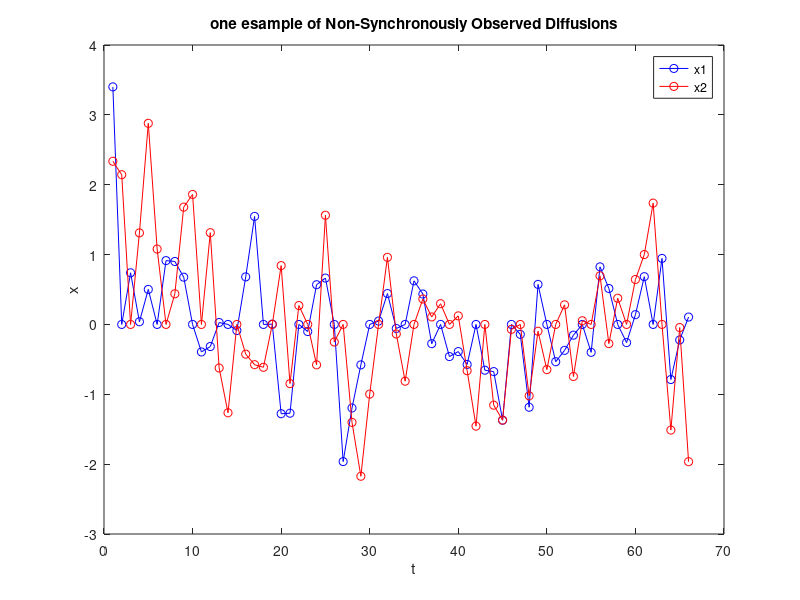

The MATLAB script that drew this image: (Note: this script raises an error after producing the figure.)
%% MLPMCMC with diffusion bridge, estimating the diffusion coefficient
%EM observation regular bserved


close all;
clear;
clc;
format long
%rng(1)

%T = 100;
%L = 10;
% Time
T = 65;
L = 18;
delta = 2^(-L); %step size
nh = 1/delta;
nl = T*2^L; 

% parameters 
%A should be positive definite
A = [0.8,0.2;-0.3,0.8];
x0 = randn(2,1)+3;
R = chol(eye(2) * delta);
%{
dW = cell(nl,1);
for i = 1:nl
    dW{i,1} = R * randn(2,1);
end
X = zeros(2, T+1);
X(:,1) = x0;
%}

%generating data
COV = [1,0.5; 0.5,1];
Sigma = sqrtm(COV);
rho = 0.5;
%{
for k = 1: T
    v = X(:,k);
    for i = 1:nh
        v = v-(A*delta)*v + Sigma*dW{(k-1)*nh +i,1};
    end
    X(:,k+1) = v;
end
X(1,2:4:T) = 0;
X(2,3:4:T) = 0;
%}


load('X_18.mat');
%X(1,T) = 0;
%X(2,T) = 0;

figure;
plot(1:T+1,  X(1,:), 'b-o');
hold on
plot(1:T+1,  X(2,:), 'r-o');
hold off
xlabel('t')
ylabel('x')
legend('x1','x2')
title('one esample of Non-Synchronously Observed Diffusions')


%NP = 150;
NP = 50;
NP_1 = 30;
%Lmin = 9;
%LP = 14;
Lmin = 5;
LP =7;
% discretization size
hl = zeros(LP - Lmin + 1, 1);
hl(1) = 2^(-Lmin);
for l = 1:LP- Lmin
    hl(l+1) = 2^(-l- Lmin);
end

%number of iterations for each level
%Nl =  floor(20 * 2^(2*LP) * hl.*KL + 800);
Nl = [5000,5000,5000];
%store the acceptance rate
Aln = zeros(LP - Lmin + 1, 1);
Theta_trace = cell(LP - Lmin + 1, 1);
Theta_trace_1 = cell(LP - Lmin,1);
Theta_trace_2 = cell(LP - Lmin,1);

Theta_traceN = cell(LP - Lmin + 1, 1);
Theta_trace_1N = cell(LP - Lmin,1);
Theta_trace_2N = cell(LP - Lmin,1);

%mean of theta over iterations
ML_Theta_trace = cell(LP - Lmin + 1, 1);
%weights for finer and corse level        
H1_trace = cell(LP - Lmin, 1);
H2_trace = cell(LP - Lmin, 1);

for k = 1 : LP - Lmin + 1
    Theta_trace{k, 1} = zeros(Nl(k),3);
    Theta_traceN{k,1} = zeros(Nl(k),3);
    ML_Theta_trace{k, 1} = zeros(Nl(k),3);
end

for i = 1:LP - Lmin
    Theta_trace_1{i,1} = zeros(Nl(i+1),3);
    Theta_trace_2{i,1} = zeros(Nl(i+1),3);

    Theta_trace_1N{i,1} = zeros(Nl(i+1),3);
    Theta_trace_2N{i,1} = zeros(Nl(i+1),3);

    H1_trace{i,1} = zeros(Nl(i+1),1);
    H2_trace{i,1} = zeros(Nl(i+1),1);
end


%initial theta values and parameters
%Theta_A = [1.02,0.26,-0.28,0.7];
%Theta_A = [0.9,0.2,-0.3,0.6];
Theta_A = [-0.1, -0.1, 0.5];
% sigma1 and sigma2 should always be positive
tic;
%PMMH at L = Lmin
Theta_A_p = Theta_A;
% sigma1 and sigma2 should always be positive
Theta_SIG_p = [exp(Theta_A_p(1)),exp(Theta_A_p(2)), 2/(1+exp(-Theta_A_p(3))) -1];

Z = PF_DB(Lmin, NP, T, X, A(1,1), A(1,2), A(2,1),A(2,2), Theta_SIG_p(1),Theta_SIG_p(2),Theta_SIG_p(3));
lZ = Z;
l_pos_Theta_A_p = l_posterior(Theta_A_p, lZ);

N_count = 0;
N_count_last = 0;
%Sigma_A = 0.3*diag([0.8,0.6,0.6,0.8]);
Sigma_A = 0.5*diag([0.6,0.6,0.9]);
Sigma_A1 = 0.35*diag([0.6,0.6,0.9]);
for iter = 1:Nl(1)
 
    if mod(iter, 1) == 0
        fprintf('iter = %f\n', iter);
        disp(['current AC = ', num2str(N_count/(iter))]);
        disp(['current new AC = ', num2str((N_count - N_count_last)/(mod(iter,50)+1))]);

    end
    if mod(iter, 50) == 0
        N_count_last = N_count;
    end

   
    Theta_A_prime1 = Theta_A_p;
    Theta_A_prime1 = mvnrnd(Theta_A_prime1, Sigma_A*Sigma_A');
    Theta_A_prime = Theta_A_prime1;
    Theta_SIG_prime = [exp(Theta_A_prime(1)), exp(Theta_A_prime(2)), 2/(1+exp(-Theta_A_prime(3)))-1];

    Z_prime = PF_DB(Lmin, NP, T, X, ...
            A(1,1),A(1,2),A(2,1),A(2,2), Theta_SIG_prime(1),Theta_SIG_prime(2),Theta_SIG_prime(3));
    lZ_prime = Z_prime;
    l_pos_Theta_A_prime = l_posterior(Theta_A_prime, lZ_prime);
    
    
    alpha = min(0, l_pos_Theta_A_prime - l_pos_Theta_A_p);
    U = log(rand);
    if U < alpha
        Theta_A_p = Theta_A_prime;
        Theta_SIG_p = Theta_SIG_prime;
        lZ = lZ_prime;
        l_pos_Theta_A_p = l_pos_Theta_A_prime;
        Theta_trace{1, 1}(iter,:) = Theta_A_prime; 
        N_count = N_count + 1;
        
    else
        Theta_trace{1, 1}(iter,:) = Theta_A_p; 
        lZ = PF_DB(Lmin, NP, T, X, A(1,1),A(1,2),A(2,1),A(2,2), Theta_SIG_p(1),Theta_SIG_p(2),Theta_SIG_p(3));
        l_pos_Theta_A_p = l_posterior(Theta_A_p, lZ);
    end 
end

Aln(1,1) = N_count / Nl(1);
toc;

H1_sum = 0;
H2_sum = 0;
tic;
%mlpmmh

for l = 1:LP - Lmin 

    level = l + Lmin;
    fprintf('level = %f\n', level);

    Theta_l = mean(Theta_trace{1,1});
    Theta_SIG_l = [exp(Theta_l(1)),exp(Theta_l(2)),2/(1+exp(-Theta_l(3)))-1];
    
    %Theta_l = Theta_A;
    %Theta_l = [0.909931112401148   0.731373870754993  -0.430673287516278   1.062162701066439];
    [H1_l, H2_l, G_l] = c_pf_db(level, NP_1, T, X, A(1,1),A(1,2),A(2,1),A(2,2), Theta_SIG_l(1),Theta_SIG_l(2),Theta_SIG_l(3));
    lG_l = G_l;
    l_pos_theta_l = l_posterior(Theta_l, lG_l);
    
    N_count_l = 0;
    for iter = 1:Nl(l+1)
        
        if mod(iter, 100) == 0
            fprintf('iter = %f\n', iter);
            fprintf('AR = %f\n', N_count_l/iter);
            fprintf('H1 average = %f\n', H1_sum/100);
            fprintf('H2 average = %f\n', H2_sum/100);
            %disp(['average theta = ', num2str(mean(Theta_trace((iter-99):iter-1,:),1))]);
            H1_sum = 0;
            H2_sum = 0;
            toc;
            tic;
        end
            
        Theta_l_prime1 = mvnrnd(Theta_l,Sigma_A1*Sigma_A1');
        Theta_l_prime = Theta_l_prime1;
        Theta_SIG_l_prime = [exp(Theta_l_prime(1)),exp(Theta_l_prime(2)), 2/(1+exp(-Theta_l_prime(3)))-1];
        
        [H1_lp, H2_lp, lG_lp] = c_pf_db(level, NP_1, T, X, A(1,1),A(1,2),A(2,1),A(2,2), Theta_SIG_l_prime(1),Theta_SIG_l_prime(2),Theta_SIG_l_prime(3));
        %lG_lp = G_lp;
        l_pos_theta_l_prime = l_posterior(Theta_l_prime, lG_lp);
        alpha_l = min(0, l_pos_theta_l_prime - l_pos_theta_l);

        H1_sum = H1_sum + H1_lp;
        H2_sum = H2_sum + H2_lp;
        Ul = log(rand);
        if Ul < alpha_l 

            Theta_l = Theta_l_prime;
            Theta_SIG_l = Theta_SIG_l_prime;
            
            Theta_trace{l+1, 1}(iter,:) = Theta_l_prime;
            lG_l = lG_lp;
            l_pos_theta_l = l_pos_theta_l_prime;
            H1_l = H1_lp;
            H2_l = H2_lp;
            H1_trace{l, 1}(iter,1) = H1_lp;
            H2_trace{l, 1}(iter,1) = H2_lp;
            N_count_l = N_count_l + 1;
        else
            Theta_trace{l+1, 1}(iter,:) = Theta_l; 
            [H1_l, H2_l, lG_l] = c_pf_db(level, NP_1, T, X, A(1,1),A(1,2),A(2,1),A(2,2), Theta_SIG_l(1),Theta_SIG_l(2),Theta_SIG_l(3));
            l_pos_theta_l = l_posterior(Theta_l, lG_l);
            H1_trace{l, 1}(iter,1) = H1_l;
            H2_trace{l, 1}(iter,1) = H2_l;
        end   
    end

        %{
        for i = 1:4      
            Theta_trace_1{l,1}(:,i) = Theta_trace{l+1,1}(:,i) .* (exp(H1_trace{l,1}(:,1)) / mean(exp(H1_trace{l,1}(:,1))));
            Theta_trace_2{l,1}(:,i) = Theta_trace{l+1,1}(:,i) .* (exp(H2_trace{l,1}(:,1)) / mean(exp(H2_trace{l,1}(:,1))));
            Theta_trace{l+1,1}(:,i) = Theta_trace{l+1,1}(:,i) .* (exp(H1_trace{l,1}(:,1)) / mean(exp(H1_trace{l,1}(:,1))) - exp(H2_trace{l,1}(:,1))/ mean(exp(H2_trace{l,1}(:,1))));
            ML_Theta_trace{l+1,1}(:,i) = cumsum(Theta_trace{l+1, 1}(:,i)) ./ (1:Nl(l+1))';
        end
        %}

        Aln(l+1,1) = N_count_l / Nl(l+1);
end

toc;

burnin = 50;
for ll = 1:LP - Lmin

    for i = 1:3      
        Theta_trace_1N{ll,1}(:,i) = Theta_trace{ll+1,1}(:,i) .* (exp(H1_trace{ll,1}(:,1)) / sum(exp(H1_trace{ll,1}(:,1))));
        Theta_trace_2N{ll,1}(:,i) = Theta_trace{ll+1,1}(:,i) .* (exp(H2_trace{ll,1}(:,1)) / sum(exp(H2_trace{ll,1}(:,1))));
        Theta_traceN{ll+1,1}(:,i) = Theta_trace{ll+1,1}(:,i) .* (exp(H1_trace{ll,1}(:,1)) / sum(exp(H1_trace{ll,1}(:,1))) - exp(H2_trace{ll,1}(:,1))/ sum(exp(H2_trace{ll,1}(:,1))));
        ML_Theta_trace{ll+1,1}(:,i) = cumsum(Theta_traceN{ll+1, 1}(:,i)) ./ (1:Nl(ll+1))';
    end
end

Theta_traceN{1,1} = mean(Theta_trace{1,1});

final_theta = Theta_traceN{1,1};
level_means = zeros(LP-Lmin, 3);

for i=1:3
    for j = 1:LP - Lmin
        final_theta(i) = final_theta(i) + sum(Theta_traceN{j+1,1}(burnin:end,i));
        level_means(j,i) = sum(Theta_traceN{j+1,1}(burnin:end,i));
    end
end
%}



Theta_all = Theta_trace{1,1} + Theta_trace{2,1} + Theta_trace{3,1};

figure
subplot(3,1,1)
plot(1:3:Nl(1), Theta_all(1:3:end,1), 'r--');
title('log(\sigma_1)');

subplot(3,1,2)
plot(1:3:Nl(1), Theta_all(1:3:end,2), 'r--');
title('log(\sigma_2)');

subplot(3,1,3)
plot(1:3:Nl(1), Theta_all(1:3:end,3), 'r--');
title('-log(2/(1+\rho)-1)');

% 调整子图间距
set(gcf, 'Position', [100 100 380 700]);
set(gcf, 'Units', 'normalized');
set(gcf, 'Position', [0.1 0.1 0.38 0.7]);


figure
histogram(H1_trace{1,1})

Theta_truth = [A(1,1),A(1,2),A(2,1),A(2,2),sqrt(COV(1,1)),sqrt(COV(2,2)),rho];
figure
plot(1:Nl(1), Theta_trace{1,1}(:,1), 'r--');
hold on
plot([1, Nl(1)], [Theta_truth(1), Theta_truth(1)]);
hold on 
plot(1:Nl(1), cumsum(Theta_trace{1,1}(:,1)) ./ (1:Nl(1))', 'b-*')
title('sig1')
hold off

figure
plot(1:Nl(1), Theta_trace{1,1}(:,2), 'r--');
hold on
plot([1, Nl(1)], [Theta_truth(2), Theta_truth(2)]);
title('sig2')
hold off

figure
plot(1:Nl(1), Theta_trace{1,1}(:,3), 'r--');
hold on
plot([1, Nl(1)], [Theta_truth(3), Theta_truth(3)]);
title('rho')
hold off




for l = 1:LP-Lmin
figure
plot(burnin:Nl(l+1), Theta_traceN{l+1,1}(burnin:end,1), 'r--')
title(['MLPMMH increments l = ', num2str(l+1)])
%legend('L','theta')
hold off
figure
plot(burnin:Nl(l+1), Theta_traceN{l+1,1}(burnin:end,2), 'r--')
title(['MLPMMH increments l = ', num2str(l+1)])
%legend('L','theta')
hold off
figure
plot(burnin:Nl(l+1), Theta_traceN{l+1,1}(burnin:end,3), 'r--')
title(['MLPMMH increments l = ', num2str(l+1)])
%legend('L','theta')
hold off
end

%particle filter using diffusion bridge
function z = PF_DB(L, NP, T, X,A1,A2,A3,A4,SIG1,SIG2,rho)
    hl = 2^(-L);
    nl = 2^L;
    %nt = T/hl;
    %Rh = chol(eye(2) * hl);
    A  = [A1,A2;A3,A4];
    
    X_est = zeros(NP,2,T+1);
    X_est(:,1,1) = X(1,1) * ones(NP,1);
    X_est(:,2,1) = X(2,1) * ones(NP,1);
    Cova = [SIG1^2,rho*SIG1*SIG2;rho*SIG1*SIG2,SIG2^2];
    Cova_Inv = Cova^(-1);
    lGL1 = zeros(NP,T);
    lGL2 = zeros(NP,T);
    lGL3 = zeros(NP,T);
    lGL = zeros(NP,T);
    lGL_star = zeros(1,T);
    for k = 1:T
        XK = zeros(NP,2);
        XKM = zeros(NP,2);
        %update x_{k+1}
        %the first observation is missed
        %simulate x^1_{k+1}conditional on X^2_{k+1} and X_k
        XKM(:,1) = X_est(:,1,k);
        XKM(:,2) = X_est(:,2,k);
        if X(1,k+1) == 0 && X(2,k+1) ~= 0
            X_est(:,2,k+1) = X(2,k+1) * ones(NP,1);
            %generate the first comnent from f_hat (browanian motion delta_t = 1)
            X_est(:,1,k+1) = sqrt((1-rho^2))*SIG1*0.1*randn(NP,1) + X_est(:,1,k) + rho*SIG1/SIG2* (X_est(:,2,k+1)-X_est(:,2,k));
            XK(:,1) = X_est(:,1,k+1);
            XK(:,2) = X_est(:,2,k+1);
            X_Bri = em_b(XKM, XK, L, NP, A1,A2,A3,A4,SIG1,SIG2,rho);
            %f_tilde from the brownian motion X_tk+1 ~ N(Xtk,Sigma*Sigma'*1)
            lGL1(:,k) = lG(XK,XKM,Cova);
            %h_hat, conditional density 
            lGL2(:,k) = -lG(X_est(:,1,k+1),X_est(:,1,k) + rho*SIG1/SIG2*(X_est(:,2,k+1)-X_est(:,2,k)),(1-rho^2)*SIG1^2*0.01);
            
            % the integral of L
            % if there is any way to replace the for loop
            
            for m = 0:nl-1
                lGL3(:,k) = lGL3(:,k) + diag(hl*(-A*X_Bri(:,:,m+1)')' * Cova_Inv*(XK-X_Bri(:,:,m+1))'/(1-m*hl));
            end
            %{
            for m = 0:nl-1
                for mm = 1:NP
                lGL3(mm,k) = lGL3(mm,k) + hl*(-A*X_Bri(mm,:,m+1)')' * Cova_Inv*(XK(mm,:)-X_Bri(mm,:,m+1))'/(1-m*hl);
                end
            end
            %}
            lGL(:,k) = lGL3(:,k)+lGL2(:,k)+lGL1(:,k);

        %the second observation is missed
        %simulate x^2_{k+1}conditional on X^1_{k+1} and X_k
        elseif X(2,k+1) == 0 && X(1, k+1) ~= 0
            X_est(:,1,k+1) = X(1,k+1) * ones(NP,1);
            %generate the second comnent from f_hat (browanian motion delta_t = 1)
            X_est(:,2,k+1) = sqrt((1-rho^2))*SIG2*0.1*randn(NP,1) + X_est(:,2,k) + rho*SIG2/SIG1* (X_est(:,1,k+1)-X_est(:,1,k));
            XK(:,1) = X_est(:,1,k+1);
            XK(:,2) = X_est(:,2,k+1);
            X_Bri = em_b(XKM, XK, L, NP, A1,A2,A3,A4,SIG1,SIG2,rho);
            %f_tilde from the brownian motion X_tk+1 ~ N(Xtk,Sigma*Sigma'*1)
            lGL1(:,k) = lG(XK,XKM,Cova);
            %h_hat, conditional density 
            lGL2(:,k) = -lG(X_est(:,2,k+1),X_est(:,2,k) + rho*SIG2/SIG1*(X_est(:,1,k+1)-X_est(:,1,k)),(1-rho^2)*SIG2^2*0.01);
            %
            for m = 0:nl-1
                lGL3(:,k) = lGL3(:,k) + hl*diag((-A*X_Bri(:,:,m+1)')' * Cova_Inv*(XK-X_Bri(:,:,m+1))'/(1-m*hl));
            end
            %{

            for m = 0:nl-1
                for mm = 1:NP
                    lGL3(mm,k) = lGL3(mm,k) + hl*(-A*X_Bri(mm,:,m+1)')' * Cova_Inv*(XK(mm,:)-X_Bri(mm,:,m+1))'/(1-m*hl);
                end
            end
            %}
            lGL(:,k) = lGL3(:,k)+lGL2(:,k)+lGL1(:,k);
        %no missing components
        elseif X(2,k+1) ~= 0 && X(1, k+1) ~= 0
            X_est(:,1,k+1) = X(1,k+1)*ones(NP,1);
            X_est(:,2,k+1) = X(2,k+1)*ones(NP,1);
            XK(:,1) = X_est(:,1,k+1);
            XK(:,2) = X_est(:,2,k+1);
            X_Bri = em_b(XKM, XK, L, NP, A1,A2,A3,A4,SIG1,SIG2,rho);
            %f_tilde from the brownian motion X_tk+1 ~ N(Xtk,Sigma*Sigma'*1)
            lGL1(:,k) = lG(XK,XKM,Cova);
            %h_hat, conditional density 
            lGL2(:,k) = 0;
            
            % the integral of L
            % if there is any way to replace the for loop
            %
            for m = 0:nl-1
                lGL3(:,k) = lGL3(:,k) + hl*diag((-A*X_Bri(:,:,m+1)')' * Cova_Inv*(XK-X_Bri(:,:,m+1))'/(1-m*hl));
            end
            %{
            for m = 0:nl-1
                for mm = 1:NP
                lGL3(mm,k) = lGL3(mm,k) + hl*(-A*X_Bri(mm,:,m+1)')' * Cova_Inv*(XK(mm,:)-X_Bri(mm,:,m+1))'/(1-m*hl);
                end
            end
            %}
            lGL(:,k) = lGL3(:,k)+lGL2(:,k)+lGL1(:,k);
        end
        GL0 = exp(lGL(:,k) - max(lGL(:,k)));
        lGL_star(1,k)= log(sum(GL0)) + max(lGL(:,k));
        GLL = GL0 / sum(GL0);
        
   

        I = resampleSystematic( GLL);
        X_est(:,1,1:k) = X_est(I, 1,1:k);
        X_est(:,2,1:k) = X_est(I, 2,1:k); 
            
       
    end
    %{
    % the last point
    XK(:,:) = (chol(Cova)*randn(NP, 2)')' + XKM;
    X_Bri = em_b(XKM, XK, L, NP, A1,A2,A3,A4,SIG1,SIG2,rho);
    %f_tilde from the brownian motion X_tk+1 ~ N(Xtk,Sigma*Sigma'*1)
    lGL1(:,T) = lG(XK,XKM,Cova);
    %h_hat, conditional density 
    lGL2(:,T) = -lG(XK,XKM,Cova);
    
    % the integral of L
    % if there is any way to replace the for loop
    for m = 0:nl-1
        lGL3(:,T) = lGL3(:,T) + diag(hl*(A*X_Bri(:,:,m+1)')' * Cova^(-1)*(XK-X_Bri(:,:,m+1))'/(1-m*hl));
    end
    lGL(:,T) = lGL3(:,T)+lGL2(:,T)+lGL1(:,T);
    GL0 = exp(lGL(:,T) - max(lGL(:,T)));
    lGL_star(1,T)= log(sum(GL0)) + max(lGL(:,T));
    %}
     
    %z = exp(log(GLL) + T * log(1/N) + sum(lGL_star));  
    z = T * log(1/NP) + sum(lGL_star);
end


% the auxillary diffusion is dx_t = sqrtm(Cov)*dW_t with fixed starting point, 
% then in a unit interval[t-1,t], x_t ~ N(x_{t-1}, Cov),we use the conditional transition density
% of the auxillary diffusion to sample the missing observations.

%Euler discretization of the diffusion bridge
function X_bridge = em_b(X_start, X_end, L, N, a11,a12,a21,a22,sigma1,sigma2,rho)
    hh = 2^-L;
    nh = 2^L;
    X_bridge = zeros(N,2,nh);
    X_bridge(:,:,1) = X_start;
    %XU = X_start; 
    R = chol(eye(2) * hh);
    dW = zeros(N,2,nh);
    for m = 1:nh-1
        dW(:,:,m) = (R*randn(N,2)')';
    end
    SIG = sqrtm([sigma1^2,rho*sigma1*sigma2;rho*sigma1*sigma2,sigma2^2]);
    for ii = 1:nh-1 
        X_bridge(:,:,ii+1) = X_bridge(:,:,ii) - ([a11,a12;a21,a22]*X_bridge(:,:,ii)')'*hh + (X_end-X_bridge(:,:,ii))/(1-(ii-1)*hh)*hh + (SIG*dW(:,:,ii)')';
    end
end


function [lwf, lwc, cz] = c_pf_db(L, NP, T, X,A1,A2,A3,A4,SIG1,SIG2,rho)
    hlf = 2^(-L);
    nlf = 2^L;
    hlc = 2^(-(L-1));
    nlc = 2^(L-1);
    A  = [A1,A2;A3,A4];
    
    Xf_est = zeros(NP,2,T+1);
    Xf_est(:,1,1) = X(1,1) * ones(NP,1);
    Xf_est(:,2,1) = X(2,1) * ones(NP,1);

    Xc_est = zeros(NP,2,T+1);
    Xc_est(:,1,1) = X(1,1) * ones(NP,1);
    Xc_est(:,2,1) = X(2,1) * ones(NP,1);

    Cova = [SIG1^2,rho*SIG1*SIG2;rho*SIG1*SIG2,SIG2^2];
    Cova_Inv = Cova^(-1);
    lGLf1 = zeros(NP,T);
    lGLf2 = zeros(NP,T);
    lGLf3 = zeros(NP,T);
    lGLf = zeros(NP,T);

    lGLc1 = zeros(NP,T);
    lGLc2 = zeros(NP,T);
    lGLc3 = zeros(NP,T);
    lGLc = zeros(NP,T);

    lGLJ = zeros(NP,T);
    lGL_star = zeros(1,T);
    lwf = 0;
    lwc = 0;
  
    
     for k = 1:T
        XKf = zeros(NP,2);
        XKMf = zeros(NP,2);
        XKc = zeros(NP,2);
        XKMc = zeros(NP,2);
        %update x_{k+1}
        %the first observation is missed
        %simulate x^1_{k+1}conditional on X^2_{k+1} and X_k
        XKMf(:,1) = Xf_est(:,1,k);
        XKMf(:,2) = Xf_est(:,2,k);
        XKMc(:,1) = Xc_est(:,1,k);
        XKMc(:,2) = Xc_est(:,2,k);
        if X(1,k+1) == 0 && X(2,k+1) ~= 0
            Xf_est(:,2,k+1) = X(2,k+1) * ones(NP,1);
            %generate the first comnent from f_hat (browanian motion delta_t = 1)
            Xf_est(:,1,k+1) = sqrt((1-rho^2))*SIG1*(0.1)*randn(NP,1) + Xf_est(:,1,k) + rho*SIG1/SIG2* (Xf_est(:,2,k+1)-Xf_est(:,2,k));
            XKf(:,1) = Xf_est(:,1,k+1);
            XKf(:,2) = Xf_est(:,2,k+1);

            Xc_est(:,2,k+1) = X(2,k+1) * ones(NP,1);
            %generate the first comnent from f_hat (browanian motion delta_t = 1)
            Xc_est(:,1,k+1) = sqrt((1-rho^2))*SIG1*(0.1)*randn(NP,1) + Xc_est(:,1,k) + rho*SIG1/SIG2* (Xc_est(:,2,k+1)-Xc_est(:,2,k));
            XKc(:,1) = Xc_est(:,1,k+1);
            XKc(:,2) = Xc_est(:,2,k+1);


            [Xf_Bri,Xc_Bri] = cou_em_b(XKMf, XKf, XKMc,XKc, L, NP, A1,A2,A3,A4,SIG1,SIG2,rho);
            %f_tilde from the brownian motion Xf_tk+1 ~ N(Xf_tk,Sigma*Sigma'*1)
            lGLf1(:,k) = lG(XKf,XKMf,Cova);
            %h_hat, conditional density 
            lGLf2(:,k) = -lG(Xf_est(:,1,k+1),Xf_est(:,1,k) + rho*SIG1/SIG2*(Xf_est(:,2,k+1)-Xf_est(:,2,k)),(1-rho^2)*SIG1^2*0.01);            
            % the integral of L
            % if there is any way to replace the for loop
            %
            for m1 = 0:nlf-1
                lGLf3(:,k) = lGLf3(:,k) + diag(hlf*(-A*Xf_Bri(:,:,m1+1)')' * Cova_Inv*(XKf-Xf_Bri(:,:,m1+1))'/(1-m1*hlf));
            end
            %{
            for m1 = 0:nlf-1
                for mm1 = 1:NP
                lGLf3(mm1,k) = lGLf3(mm1,k) + hlf*(-A*Xf_Bri(mm1,:,m1+1)')' * Cova_Inv*(XKf(mm1,:)-Xf_Bri(mm1,:,m1+1))'/(1-m1*hlf);
                end
            end
            %}
            lGLf(:,k) = lGLf3(:,k)+lGLf2(:,k)+lGLf1(:,k);

            lGLc1(:,k) = lG(XKc,XKMc,Cova);
            %h_hat, conditional density 
            lGLc2(:,k) = -lG(Xc_est(:,1,k+1),Xc_est(:,1,k) + rho*SIG1/SIG2*(Xc_est(:,2,k+1)-Xc_est(:,2,k)),(1-rho^2)*SIG1^2*0.01);            
            % the integral of L
            % if there is any way to replace the for loop
            %
            for m2 = 0:nlc-1
                lGLc3(:,k) = lGLc3(:,k) + hlc*diag((-A*Xc_Bri(:,:,m2+1)')' * Cova_Inv*(XKc-Xc_Bri(:,:,m2+1))'/(1-m2*hlc));
            end
            %{
            for m2 = 0:nlc-1
                for mm2 = 1:NP
                lGLc3(mm2,k) = lGLc3(mm2,k) + hlc*(-A*Xc_Bri(mm2,:,m2+1)')' * Cova_Inv*(XKc(mm2,:)-Xc_Bri(mm2,:,m2+1))'/(1-m2*hlc);
                end
            end
            %}
            lGLc(:,k) = lGLc3(:,k)+lGLc2(:,k)+lGLc1(:,k);
            
            %lGLJ(:,k) = max(lGLf(:,k),lGLc(:,k));
            lGLJ(:,k) = log(0.5*exp(lGLf(:,k)) + 0.5*exp(lGLc(:,k)));
        %the second observation is missed
        %simulate x^2_{k+1}conditional on X^1_{k+1} and X_k
        elseif X(2,k+1) == 0 && X(1,k+1) ~= 0
            Xf_est(:,1,k+1) = X(1,k+1) * ones(NP,1);
            %generate the first comnent from f_hat (browanian motion delta_t = 1)
            Xf_est(:,2,k+1) = sqrt((1-rho^2))*SIG2*(0.1)*randn(NP,1) + Xf_est(:,2,k) + rho*SIG2/SIG1* (Xf_est(:,1,k+1)-Xf_est(:,1,k));
            XKf(:,1) = Xf_est(:,1,k+1);
            XKf(:,2) = Xf_est(:,2,k+1);

            Xc_est(:,1,k+1) = X(1,k+1) * ones(NP,1);
            %generate the first comnent from f_hat (browanian motion delta_t = 1)
            Xc_est(:,2,k+1) = sqrt((1-rho^2))*SIG2*(0.1)*randn(NP,1) + Xc_est(:,2,k) + rho*SIG2/SIG1* (Xc_est(:,1,k+1)-Xc_est(:,1,k));
            XKc(:,1) = Xc_est(:,1,k+1);
            XKc(:,2) = Xc_est(:,2,k+1);


            [Xf_Bri,Xc_Bri] = cou_em_b(XKMf, XKf, XKMc, XKc, L, NP, A1,A2,A3,A4,SIG1,SIG2,rho);
            %f_tilde from the brownian motion X_tk+1 ~ N(Xtk,Sigma*Sigma'*1)
            lGLf1(:,k) = lG(XKf,XKMf,Cova);
            %h_hat, conditional density 
            lGLf2(:,k) = -lG(Xf_est(:,2,k+1),Xf_est(:,2,k) + rho*SIG2/SIG1*(Xf_est(:,1,k+1)-Xf_est(:,1,k)),(1-rho^2)*SIG2^2*0.01);            
            % the integral of L
            % if there is any way to replace the for loop
            %
            for m1 = 0:nlf-1
                lGLf3(:,k) = lGLf3(:,k) + hlf*diag((-A*Xf_Bri(:,:,m1+1)')' * Cova_Inv*(XKf-Xf_Bri(:,:,m1+1))'/(1-m1*hlf));
            end
            %{

            for m1 = 0:nlf-1
                for mm1 = 1:NP
                lGLf3(mm1,k) = lGLf3(mm1,k) + hlf*(-A*Xf_Bri(mm1,:,m1+1)')' * Cova_Inv*(XKf(mm1,:)-Xf_Bri(mm1,:,m1+1))'/(1-m1*hlf);
                end
            end
            %}
            lGLf(:,k) = lGLf3(:,k)+lGLf2(:,k)+lGLf1(:,k);

            lGLc1(:,k) = lG(XKc,XKMc,Cova);
            %h_hat, conditional density 
            lGLc2(:,k) = -lG(Xc_est(:,2,k+1),Xc_est(:,2,k) + rho*SIG2/SIG1*(Xc_est(:,1,k+1)-Xc_est(:,1,k)),(1-rho^2)*SIG2^2*0.01);            
            % the integral of L
            % if there is any way to replace the for loop
            %
            for m2 = 0:nlc-1
                lGLc3(:,k) = lGLc3(:,k) + hlc*diag((-A*Xc_Bri(:,:,m2+1)')' * Cova_Inv*(XKc-Xc_Bri(:,:,m2+1))'/(1-m2*hlc));
            end
            %{
            for m2 = 0:nlc-1
                for mm2 = 1:NP
                lGLc3(mm2,k) = lGLc3(mm2,k) + hlc*(-A*Xc_Bri(mm2,:,m2+1)')' * Cova_Inv*(XKc(mm2,:)-Xc_Bri(mm2,:,m2+1))'/(1-m2*hlc);
                end
            end
            %}
            lGLc(:,k) = lGLc3(:,k)+lGLc2(:,k)+lGLc1(:,k);
            
            %lGLJ(:,k) = max(lGLf(:,k), lGLc(:,k));
            lGLJ(:,k) = log(0.5*exp(lGLf(:,k)) + 0.5*exp(lGLc(:,k)));
        %the second observation is missed
        %simulate x^2_{k+1}conditional on X^1_{k+1} and X_k
        %no missing components
        elseif  X(2,k+1) ~= 0 && X(1,k+1) ~= 0
            Xf_est(:,1,k+1) = X(1,k+1)*ones(NP,1);
            Xf_est(:,2,k+1) = X(2,k+1)*ones(NP,1);
            XKf(:,1) = Xf_est(:,1,k+1);
            XKf(:,2) = Xf_est(:,2,k+1);

            Xc_est(:,1,k+1) = X(1,k+1)*ones(NP,1);
            Xc_est(:,2,k+1) = X(2,k+1)*ones(NP,1);
            XKc(:,1) = Xc_est(:,1,k+1);
            XKc(:,2) = Xc_est(:,2,k+1);

            [Xf_Bri,Xc_Bri] = cou_em_b(XKMf, XKf, XKMc, XKc, L, NP, A1,A2,A3,A4,SIG1,SIG2,rho);
            %f_tilde from the brownian motion X_tk+1 ~ N(Xtk,Sigma*Sigma'*1)
            lGLf1(:,k) = lG(XKf,XKMf,Cova);
            %h_hat, conditional density 
            lGLf2(:,k) = 0;
            % the integral of L
            % if there is any way to replace the for loop
            %
            for m1 = 0:nlf-1
                lGLf3(:,k) = lGLf3(:,k) + hlf*diag((-A*Xf_Bri(:,:,m1+1)')' * Cova_Inv*(XKf-Xf_Bri(:,:,m1+1))'/(1-m1*hlf));
            end
            %{
            for m1 = 0:nlf-1
                for mm1 = 1:NP
                lGLf3(mm1,k) = lGLf3(mm1,k) + hlf*(-A*Xf_Bri(mm1,:,m1+1)')' * Cova_Inv*(XKf(mm1,:)-Xf_Bri(mm1,:,m1+1))'/(1-m1*hlf);
                end
            end
            %}
            lGLf(:,k) = lGLf3(:,k)+lGLf2(:,k)+lGLf1(:,k);

            lGLc1(:,k) = lG(XKc,XKMc,Cova);
            %h_hat, conditional density 
            lGLc2(:,k) = 0;
            % the integral of L
            % if there is any way to replace the for loop
            %
            for m2 = 0:nlc-1
                lGLc3(:,k) = lGLc3(:,k) + hlc*diag((-A*Xc_Bri(:,:,m2+1)')' * Cova_Inv*(XKc-Xc_Bri(:,:,m2+1))'/(1-m2*hlc));
            end
            %{
            for m2 = 0:nlc-1
                for mm2 = 1:NP
                lGLc3(mm2,k) = lGLc3(mm2,k) + hlc*(-A*Xc_Bri(mm2,:,m2+1)')' * Cova_Inv*(XKc(mm2,:)-Xc_Bri(mm2,:,m2+1))'/(1-m2*hlc);
                end
            end
            %}
            lGLc(:,k) = lGLc3(:,k)+lGLc2(:,k)+lGLc1(:,k);

            %lGLJ(:,k) = max(lGLf(:,k),lGLc(:,k));
            lGLJ(:,k) = log(0.5*exp(lGLf(:,k)) + 0.5*exp(lGLc(:,k)));

        end
        GL0 = exp(lGLJ(:,k) - max(lGLJ(:,k)));
        lGL_star(1,k)= log(sum(GL0)) + max(lGLJ(:,k));
        lwf = lwf + mean((lGLf(:,k) - lGLJ(:,k)));
        lwc = lwc + mean((lGLc(:,k) - lGLJ(:,k)));

        %{
        %maximal resampling not completlely correct
        GLf(:,k) = exp(lGLf(:,k) - max(lGLf(:,k)));
        GLf(:,k) = GLf(:,k) / sum(GLf(:,k));

        GLc(:,k) = exp(lGLc(:,k) - max(lGLc(:,k)));
        GLc(:,k) = GLc(:,k) / sum(GLc(:,k));

        [Inf, Inc, Xf_new, Xc_new] = max_coup_multi(GLf, GLc, NP, Xf_est(:,:,k), Xc_est(:,:,k), 2);
        Xf_est(:,:,k) = Xf_new;
        Xc_est(:,:,k) = Xc_new;
        GLf(:,k) = GLf(Inf,k);
        GLc(:,k) = GLc(Inc,k);
        lGLf(:,k) = lGLf(Inf,k);
        lGLc(:,k) = lGLc(Inc,k);
        %}


        
        GLL = GL0 / sum(GL0);
        I = resampleSystematic( GLL);
        Xf_est(:,1,1:k) = Xf_est(I, 1,1:k);
        Xf_est(:,2,1:k) = Xf_est(I, 2,1:k);
        %lGLf(:,1:k) = lGLf(I,1:k);
        Xc_est(:,1,1:k) = Xc_est(I, 1,1:k);
        Xc_est(:,2,1:k) = Xc_est(I, 2,1:k);
        %lGLc(:,1:k) = lGLc(I,1:k);
        %lGLJ(:,1:k) = lGLJ(:,1:k);
        %}
     
            
        %{
        
        % adaptive resampling
        GLf(:,k) = exp(lGLf(:,k) - max(lGLf(:,k)));
        GLf(:,k) = GLf(:,k) / sum(GLf(:,k));

        GLc(:,k) = exp(lGLc(:,k) - max(lGLc(:,k)));
        GLc(:,k) = GLc(:,k) / sum(GLc(:,k));

        %resampling step:
        ESS = min( (sum(GLf(:,k).^2))^(-1),...
                            (sum(GLc(:,k).^2))^(-1));

        if ESS <= NP * 0.5
           [In1,In2] = coupled_resampling(NP,...
                                            GLf(:,k),GLc(:,k));
           

           Xf_est(:,1,1:k) = Xf_est(In1, 1,1:k);
           Xc_est(:,2,1:k) = Xc_est(In2, 2,1:k); 
           
        end
        %}
        
     end
     
     %{
     % the last point
    XKf(:,:) = (chol(Cova)*randn(NP, 2)')' + XKMf;
    XKc(:,:) = (chol(Cova)*randn(NP, 2)')' + XKMc;
    [Xf_Bri,Xc_Bri] = cou_em_b(XKMf, XKf, XKMc,XKc, L, NP, A1,A2,A3,A4,SIG1,SIG2,rho);
    %f_tilde from the brownian motion X_tk+1 ~ N(Xtk,Sigma*Sigma'*1)
    lGLf1(:,T) = lG(XKf,XKMf,Cova);
    %h_hat, conditional density 
    lGLf2(:,T) = -lG(XKf,XKMf,Cova);
    % the integral of L
    % if there is any way to replace the for loop
    %{
    for m1 = 0:nlf-1
        lGLf3(:,T) = lGLf3(:,T) + diag(hlf*(-A*Xf_Bri(:,:,m1+1)')' * Cova^(-1)*(XKf-Xf_Bri(:,:,m1+1))'/(1-m1*hlf));
    end
    %}
    for m1 = 0:nlf-1
        for mm1 = 1:NP
        lGLf3(mm1,T) = lGLf3(mm1,T) + hlf*(-A*Xf_Bri(mm1,:,m1+1)')' * Cova_Inv*(XKf(mm1,:)-Xf_Bri(mm1,:,m1+1))'/(1-m1*hlf);
        end
    end
    lGLf(:,T) = lGLf3(:,T)+lGLf2(:,T)+lGLf1(:,T);


    %f_tilde from the brownian motion X_tk+1 ~ N(Xtk,Sigma*Sigma'*1)
    lGLc1(:,T) = lG(XKc,XKMc,Cova);
    %h_hat, conditional density 
    lGLc2(:,T) = -lG(XKc,XKMc,Cova);
    % the integral of L
    % if there is any way to replace the for loop
    %{
    for m2 = 0:nlc-1
        lGLc3(:,T) = lGLc3(:,T) + diag(hlc*(-A*Xc_Bri(:,:,m2+1)')' * Cova^(-1)*(XKc-Xc_Bri(:,:,m2+1))'/(1-m2*hlc));
    end
    %}
    for m2 = 0:nlc-1
        for mm2 = 1:NP
        lGLc3(mm2,T) = lGLc3(mm2,T) + hlc*(-A*Xc_Bri(mm2,:,m2+1)')' * Cova_Inv*(XKc(mm2,:)-Xc_Bri(mm2,:,m2+1))'/(1-m2*hlc);
        end
    end
    lGLc(:,T) = lGLc3(:,T)+lGLc2(:,T)+lGLc1(:,T);
    
    %lGLJ(:,T) = log(0.5)+lGLf(:,T) + log(0.5) + lGLc(:,T);
    lGLJ(:,k) = log(0.5*exp(lGLf(:,k)) + 0.5*exp(lGLc(:,k)));
    GL0 = exp(lGLJ(:,T) - max(lGLJ(:,T)));
    lGL_star(1,T)= log(sum(GL0)) + max(lGLJ(:,T));
     
    lwf = lwf + log(1/NP) + sum((lGLf(1,T) - lGLJ(1,T)));
    lwc = lwc + log(1/NP) + sum((lGLc(1,T) - lGLJ(1,T)));
     %}
    cz = T * log(1/NP) + sum(lGL_star);

end

function [Xf_bridge,Xc_bridge] = cou_em_b(Xf_start, Xf_end, Xc_start,Xc_end, L, NP, a11,a12,a21,a22,sigma1,sigma2,rho)
    hhf = 2^-L;
    nhf = 2^L;
    hhc = 2^(-(L-1));
    nhc = 2^(L-1);
    Xf_bridge = zeros(NP,2,nhf);
    Xf_bridge(:,:,1) = Xf_start;
    Xc_bridge = zeros(NP,2,nhc);
    Xc_bridge(:,:,1) = Xc_start;
    R = chol(eye(2) * hhf);
    dWf = zeros(NP,2,nhf-1);
    dWc = zeros(NP,2,nhc-1);
    for m = 1:nhf
        dWf(:,:,m) = (R*randn(NP,2)')';
    end
    SIG = sqrtm([sigma1^2,rho*sigma1*sigma2;rho*sigma1*sigma2,sigma2^2]);
    for ii = 1:nhc-1 
        dWc(:,:,ii) = zeros(NP,2);
        for jj = 1:2
            Xf_bridge(:,:,2*(ii-1)+jj+1) = Xf_bridge(:,:,2*(ii-1)+jj) - ([a11,a12;a21,a22]*Xf_bridge(:,:,2*(ii-1)+jj)')'*hhf + (Xf_end-Xf_bridge(:,:,2*(ii-1)+jj))/(1-(2*(ii-1)+(jj-1))*hhf)*hhf + (SIG*dWf(:,:,2*(ii-1)+jj)')';
            dWc(:,:,ii) = dWc(:,:,ii) + dWf(:,:,2*(ii-1)+jj);
        end
        Xc_bridge(:,:,ii+1) = Xc_bridge(:,:,ii) - ([a11,a12;a21,a22]*Xc_bridge(:,:,ii)')'*hhc + (Xc_end-Xc_bridge(:,:,ii))/(1-(ii-1)*hhc)*hhc + (SIG*dWc(:,:,ii)')';
    end
    Xf_bridge(:,:,nhf) = Xf_bridge(:,:,nhf-1) - ([a11,a12;a21,a22]*Xf_bridge(:,:,nhf-1)')'*hhf + (Xf_end-Xf_bridge(:,:,nhf-1))/(1-((nhf-2))*hhf)*hhf + (SIG*dWf(:,:,nhf)')';
end

function lw = lG(y, x, Cov)
    k = size(x,2);
    lw  = -log(sqrt((2*pi)^k * det(Cov))) - 0.5*diag((y-x) * Cov^(-1) * (y-x)') ;
end


function lpos_p = l_posterior(Theta, lik)
    log_lik = lik;
    %log_prior = lG(Theta(1),0,1)+lG(Theta(2),0,1)+lG(Theta(3),0,1)+lG(Theta(4),0,1);
    
    log_prior = lG(Theta(1),0,1) + lG(Theta(2),0,1) + lG(Theta(3),0,1);
    lpos_p = log_lik + log_prior;
    
end

function  indx  = resampleSystematic(w)

N = length(w);
Q = cumsum(w);
indx = zeros(N,1);
T = linspace(0,1-1/N,N) + rand(1)/N;
T(N+1) = 1;

i=1;
j=1;

while (i<=N)
    if (T(i)<Q(j))
        indx(i)=j;
        i=i+1;
    else
        j=j+1;        
    end
end
end



function [In1, In2] = coupled_resampling(N, w1, w2)
%% Coupled resampling

    alphan = sum(min(w1,w2));
    if alphan == 1 %this is an error. Alpha must be less than 1.
      display(w1)
      display(w2)
      error('It seems the wieghts of all particles are zero except one.\n')
    end


    r = rand;
    if r < alphan
        prob = min(w1, w2)/alphan;
        In1 = randsample(N,N,true,prob);
        In2 = In1;
    else
        prob = (w1 - min(w1, w2))/(1-alphan);
        In1 = randsample(N,N,true,prob);
        prob = (w2 - min(w1, w2))/(1-alphan);
        In2 = randsample(N,N,true,prob);
    end

end
%{
function [part0, part1, x0_new, x1_new] = max_coup_multi(w0, w1, N, x0, x1, dim)
    % This function does 2 things, given probability weights (normalized)
    % it uses systematic resampling, and constructs the set of resampled particles.
    % ARGUMENTS: w0: Normalized weights with dimension N (number of particles)
    % w1: Normalized weights with dimension N (number of particles)
    % x1: rank 2 array of the positions of the N particles, its dimension is Nxdim, where dim is the dimension of the problem.
    % OUTPUTs: part: is an N-dimensional array where its value in the ith position
    % represents the number of times that particle was sampled.
    % x_new: is the new set of resampled particles.
    
    wmin = min(w0, w1);
    r = sum(wmin);
    wmin_den = wmin / r;
    bino = binornd(N, r);
    part = zeros(N, 1);
    part0 = zeros(N, 1);
    part1 = zeros(N, 1);
    x0_new = zeros(N, dim);
    x1_new = zeros(N, dim);
    [part(1:bino), x0_new(1:bino, :), x1_new(1:bino, :)] = multi_samp_coup(wmin_den, bino, x0, x1, dim);
    part0(1:bino) = part(1:bino);
    part1(1:bino) = part(1:bino);
    w4_den = (w0 - wmin) / sum(w0 - wmin);
    [part0(bino+1:end), x0_new(bino+1:end, :)] = multi_samp(w4_den, N-bino, x0, dim);
    w5_den = (w1 - wmin) / sum(w1 - wmin);
    [part1(bino+1:end), x1_new(bino+1:end, :)] = multi_samp(w5_den, N-bino, x1, dim);
end

function [part_samp, x0_new, x1_new] = multi_samp_coup(W, N, x0, x1, dim)
    % This function does 2 things, given probability weights (normalized)
    % it uses multinomial resampling, and constructs the set of resampled 
    % particles.
    % ARGUMENTS: W: Normalized weights with dimension N (number of particles)
    % x: rank 2 array of the positions of the N particles, its dimension is
    % Nxdim, where dim is the dimension of the problem.
    % OUTPUTs: part: is an N-dimensional array where its value in the ith position
    % represents the number of times that particle was sampled.
    % x_new: is the new set of resampled particles.
    
    part_samp = randsample(length(W), N, true, W); % particles resampled
    x0_new = x0(part_samp, :);
    x1_new = x1(part_samp, :);
    %part_samp = part_samp + 1; % here we add 1 because particle labels are thought
                              % as Python labels, meaning that they start with 0.
end

function [part_samp, x_resamp] = multi_samp(W, N, x, dim)
    % This function does 2 things, given probability weights (normalized)
    % it uses multinomial resampling, and constructs the set of resampled 
    % particles.
    % ARGUMENTS: W: Normalized weight
    % N: number of samples to get 
    % x: rank 2 array of the positions of the N particles, its dimension is
    % Nxdim, where dim is the dimension of the problem.
    % OUTPUTs: part: is an N-dimensional array where its value in the ith position
    % represents the number of times that particle was sampled.
    % x_new: is the new set of resampled particles.
    
    part_samp = randsample(length(W), N, true, W); % particles resampled
    x_resamp = x(part_samp, :);
    %part_samp = part_samp + 1; % here we add 1 because particle labels are thought
                               % as Python labels, meaning that they start with 0.
end
%}